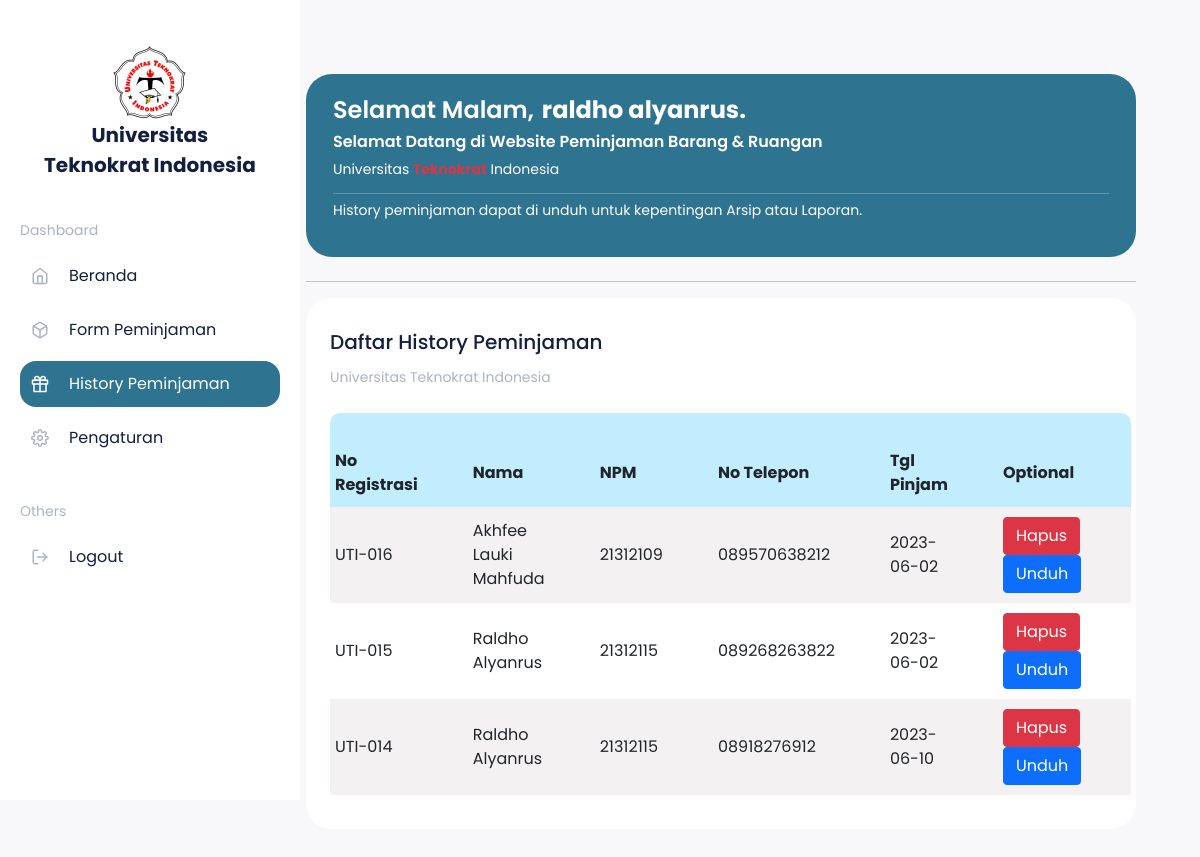
/history.php (signed in), run on the app's committed database.
### tables this page shows
CREATE TABLE `tbl_peminjaman` (
  `id` int(11) NOT NULL AUTO_INCREMENT,
  `id_ruangan` int(11) DEFAULT NULL,
  `id_brg` int(11) DEFAULT NULL,
  `no_tlp` varchar(255) DEFAULT NULL,
  `lama_pinjam` varchar(255) DEFAULT NULL,
  `alasan` varchar(255) DEFAULT NULL,
  `date` varchar(255) DEFAULT NULL,
  `nama` varchar(255) DEFAULT NULL,
  `npm` varchar(8) DEFAULT NULL,
  `prodi` varchar(255) DEFAULT NULL,
  `time` timestamp NULL DEFAULT NULL ON UPDATE current_timestamp(),
  PRIMARY KEY (`id`),
  KEY `id_brg` (`id_brg`),
  KEY `id_ruangan` (`id_ruangan`),
  CONSTRAINT `tbl_peminjaman_ibfk_2` FOREIGN KEY (`id_brg`) REFERENCES `tbl_brg` (`id_brg`),
  CONSTRAINT `tbl_peminjaman_ibfk_3` FOREIGN KEY (`id_ruangan`) REFERENCES `tbl_ruangan` (`id`)
);

### function.php (called while the page is built, shortened)
<?php
$conn = mysqli_connect("localhost", "id20835467_webpeminjamankampus", "?FUG?c95?/\k[%a$", "id20835467_db_ta_web");
function ambildata($query)
{
    global $conn;
    $result = mysqli_query($conn, $query);
    $array = [];
    while ($row = mysqli_fetch_assoc($result)) {
        $array[] = $row;
    }
    return $array;
}

### history.php (the view, shortened to what this page needs)
<?php
require "function.php";
$query = ambildata("SELECT * FROM tbl_peminjaman ORDER BY id DESC");
?>
<!doctype html>
<html lang="en">
<head>
    <link href="https://cdn.jsdelivr.net/npm/bootstrap@5.1.3/dist/css/bootstrap.min.css" rel="stylesheet">
    <link rel="stylesheet" href="css/indexx.css">
    <link rel="stylesheet" href="./css/index.css">
</head>
<body>
    <div class="row">
        <div class="col-12 col-lg-3 col-navbar d-none d-xl-block">
            <aside class="sidebar">
                <a href="#" class="sidebar-logo">
                    <div class="d-flex  flex-column align-items-center">
                        <img style="height: 75px;
                        width: 75px;" src="img/UNIVERSITAS TEKNOKRAT.png" alt="">
                        <span>Universitas <br> Teknokrat Indonesia</span>
                    </div>
                </a>
                <h5 class="sidebar-title">Dashboard</h5>
                <a href="index.php" class="sidebar-item " onclick="toggleActive(this)">
                    <span>Beranda</span>
                </a>
                <a href="formpeminjaman.php" class="sidebar-item " onclick="toggleActive(this)">
                    <span>Form Peminjaman</span>
                </a>
                <a href="#" class="sidebar-item active" onclick="toggleActive(this)">
                    <span>History Peminjaman</span>
                </a>
                <a href="Pengaturan.php" class="sidebar-item" onclick="toggleActive(this)">
                    <span>Pengaturan</span>
                </a>
                <h5 class="sidebar-title">Others</h5>
                <a href="logout.php" class="sidebar-item" onclick="toggleActive(this)">
                    <span>Logout</span>
                </a>
            </aside>
        </div>
        <div class="col-12 col-xl-9">
            <div class="nav">
            </div>
            <div class="content">
                <div class="col-12 col-md-8 col-lg-12">
                    <div class="statistics-card text-white" style="  background: #2e738f;">
                        <div class="d-flex justify-content-between align-items-center">
                            <div class="d-flex flex-column justify-content-between align-items-start">
                                <div class="d-flex flex-wrap">
                                    <p class="document-title text-white fw-semibold fs-4" style="margin-right: 8px; " id="showMessage"></p>
                                    <p class="document-title text-white fw-bold fs-4 "> <?php echo $_SESSION['nama'] ?>.</p>
                                </div>
                                <h2 class="document-title document-title text-white">Selamat Datang di Website Peminjaman Barang & Ruangan </h2>
                                <h2 class="content-desc text-white">Universitas <span class="text-danger fw-bold">Teknokrat</span> Indonesia</h2>
                            </div>
                        </div>
                        <hr class="mt-1 mb-1 p-0">
                        <h5 class="content-desc text-white">
                            History peminjaman dapat di unduh untuk kepentingan Arsip atau Laporan.
                        </h5>
                    </div>
                    <hr class="mt-4 mb-3">
                    <div class="col-12 col-md-8 col-lg-12">
                        <div class="document-card">
                            <div class="d-flex justify-content-between flex-wrap ">
                                <div>
                                    <h2 class="content-title">Daftar History Peminjaman</h2>
                                    <h5 class="content-desc mb-4">Universitas Teknokrat Indonesia</h5>
                                </div>
                            </div>
                            <div class="tbl-scroll">
                                <table cellspacing="0" class="statistics-card">
                                    <tr class="tr-style">
                                        <th colspan="6">
                                            <br>
                                        </th>
                                    </tr>
                                    <tr class="tr-style fw-bold">
                                        <td>
                                            No Registrasi
                                        </td>
                                        <td>
                                            Nama
                                        </td>
                                        <td>
                                            NPM
                                        </td>
                                        <td>
                                            No Telepon
                                        </td>
                                        <td>
                                            Tgl Pinjam
                                        </td>
                                        <td>
                                            Optional
                                        </td>
                                    </tr>
                                    <?php foreach ($query as $row) : ?>
                                        <tr>
                                            <td>
                                                UTI-0<?php echo $row['id'] ?>
                                            </td>
                                            <td>
                                                <?php echo $row['nama'] ?>
                                            </td>
                                            <td>
                                                <?php echo $row['npm'] ?>
                                            </td>
                                            <td>
                                                <?php echo $row['no_tlp'] ?>
                                            </td>
                                            <td>
                                                <?php echo $row['date'] ?>
                                            </td>
                                            <td style="list-style: none;">
                                                <li>
                                                    <a href="hapus.php?id= <?php echo $row['id'] ?> ">
                                                        <button class="btn btn-danger">
                                                            Hapus
                                                        </button>
                                                    </a>
                                                </li>
                                                <li>
                                                    <a target="_blank" href="print.php?id=<?php echo $row['id'] ?>">
                                                        <button class="btn btn-primary">
                                                            Unduh
                                                        </button>
                                                    </a>
                                                </li>
                                            </td>
                                        </tr>
                                    <?php endforeach; ?>
                                </table>
                            </div>
                        </div>
                    </div>
                </div>
            </div>
</body>
</html>

### css/indexx.css (style rules this page uses)
* { font-family: "poppins"; }
.tr-style { background: #c1edff; border-radius: 50%; }
table { border-collapse: collapse; }
table tr td { padding: 10px 50px 10px 5px; }
table th:first-child { border-top-left-radius: 10px; border-top-right-radius: 10px; }
table tr:nth-child(2n + 1):nth-child(n + 3) { background: #f3f1f1; }
table tr:nth-child(2n + 2):nth-child(n + 4) { background: #fff; }

### css/index.css (style rules this page uses)
html, body { font-family: "Poppins"; font-style: normal; background-color: #f8f8fa; overflow-x: hidden; position: relative; }
aside { background-color: #fff; padding: 45px 20px 0px 20px; height: 100vh; overflow-y: scroll; position: fixed; top: 0; left: 0; z-index: 2; }
.sidebar-logo { display: flex; justify-content: space-between; align-items: center; text-decoration: none; }
.sidebar-logo span { font-weight: 700; text-align: center; font-size: 20px; color: #121f3e; }
.sidebar-title { font-weight: 400; font-size: 14px; line-height: 21px; color: #abb3c4; margin-top: 40px; margin-bottom: 12px; }
.sidebar-item { text-decoration: none; display: block; background: transparent; height: 46px; border-radius: 16px; padding: 0 11px; margin-bottom: 8px; display: flex; justify-content: flex-start; align-items: center; }
.sidebar-item.active { background: #2e738f; }
.sidebar-item.active span { color: #fff; }
.sidebar-item svg { width: 18px; height: 18px; margin-right: 20px; }
.sidebar-item span { font-weight: 400; font-size: 16px; line-height: 24px; color: #121f3e; }
.col-navbar { transition: 1s; }
.nav { display: flex; justify-content: space-between; align-items: center; flex-wrap: wrap; padding: 50px 14px 24px 14px; }
.content { padding: 10px 14px 24px 14px; }
.content-title { font-weight: 500; font-size: 20px; line-height: 30px; color: #121f3e; }
.content-title:first-of-type { margin-top: 5px; }
.content-desc { font-weight: 400; font-size: 14px; line-height: 24px; color: #abb3c4; }
.statistics-card { width: 100%; padding: 27px; background: #2e738f; border-radius: 26px; margin-bottom: 14px; }
@media (min-width: 1200px) { .statistics-card { margin-bottom: 10px; } }
.document-card { padding: 24px; background: #fff; border-radius: 26px; margin-bottom: 56px; }
.document-title { font-weight: 600; font-size: 16px; line-height: 14px; margin-top: 2px; color: #121f3e; }
@media (min-width: 1200px) { .sidebar-logo { padding: 0 24px; justify-content: center; } }
@media (min-width: 768px) { .nav { flex-wrap: nowrap; } }
@media (min-width: 1200px) { .nav { padding: 50px 64px 24px 0px; } }
@media (min-width: 1200px) { .content { padding: 0px 64px 0px 0px; } }

### history.php (style rules this page uses)
.sidebar-item.active { background: #2e738f; }

### data on the page
tbl_peminjaman: id "16", nama "Akhfee Lauki Mahfuda", npm "21312109", no_tlp "089570638212", date "2023-06-02"
tbl_peminjaman: id "15", nama "Raldho Alyanrus", npm "21312115", no_tlp "089268263822", date "2023-06-02"
tbl_peminjaman: id "14", nama "Raldho Alyanrus", npm "21312115", no_tlp "08918276912", date "2023-06-10"

### other printed values
$_SESSION['nama'] "raldho alyanrus"
